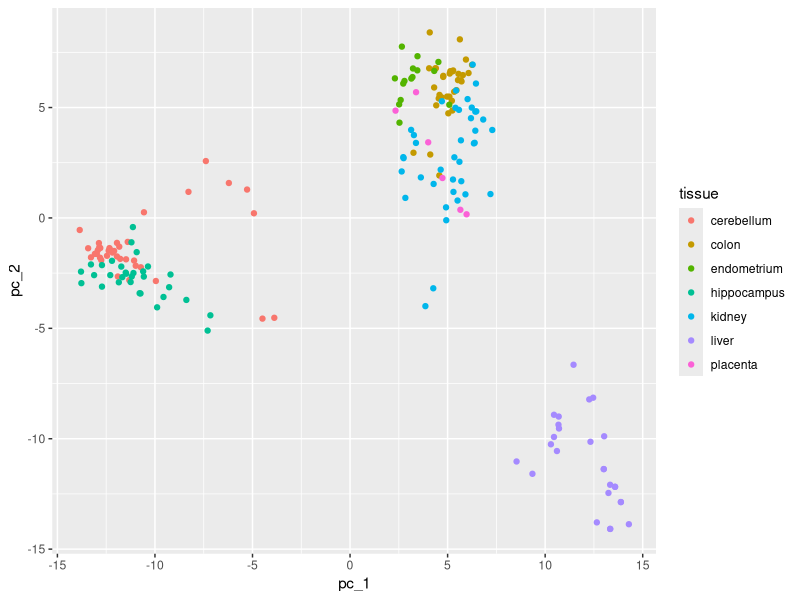
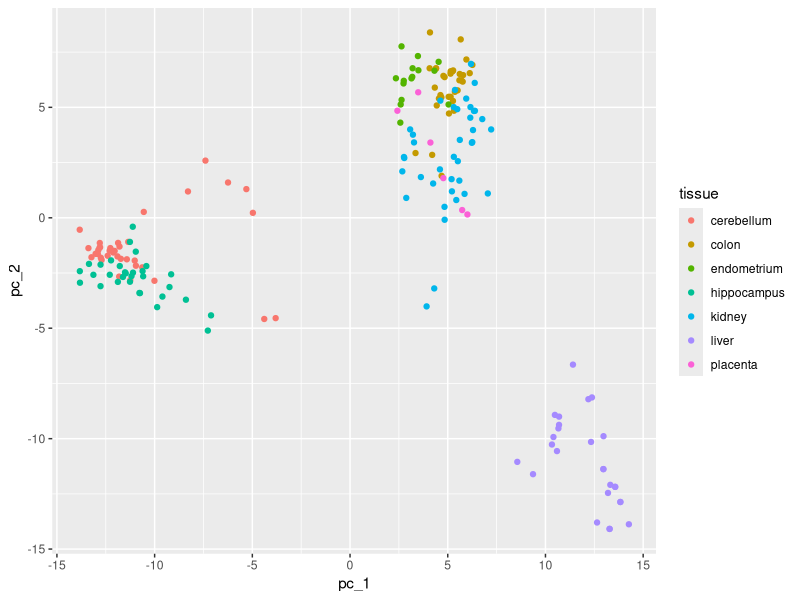
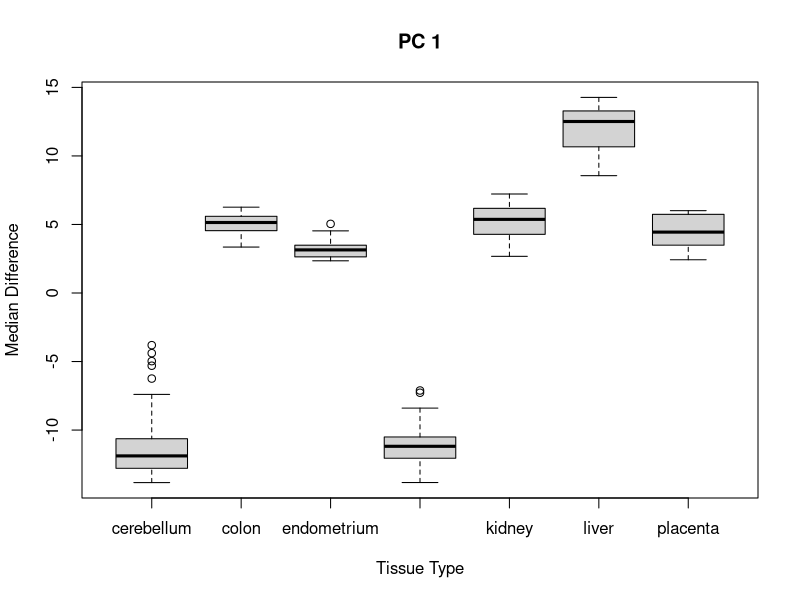
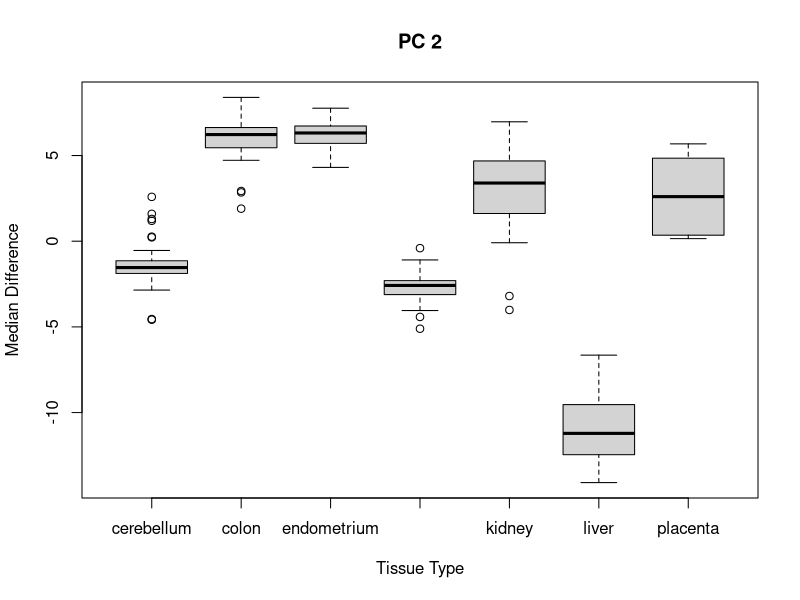
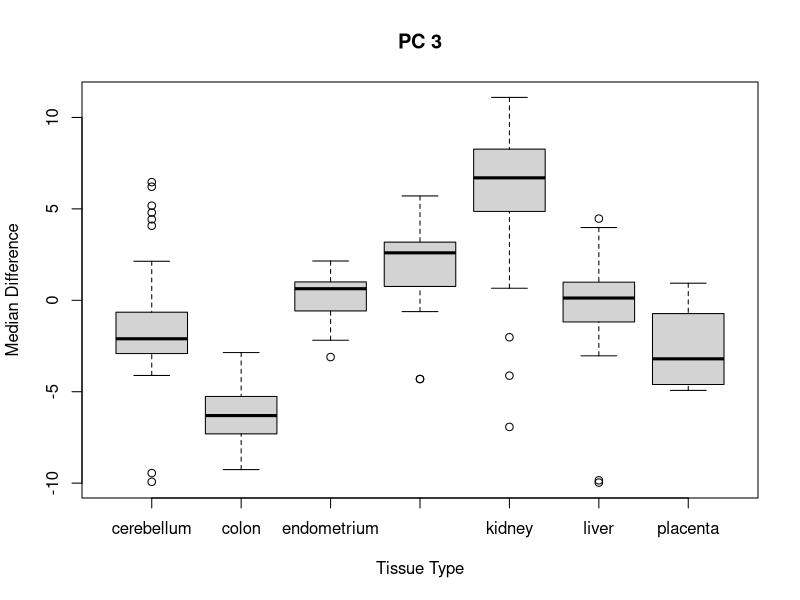
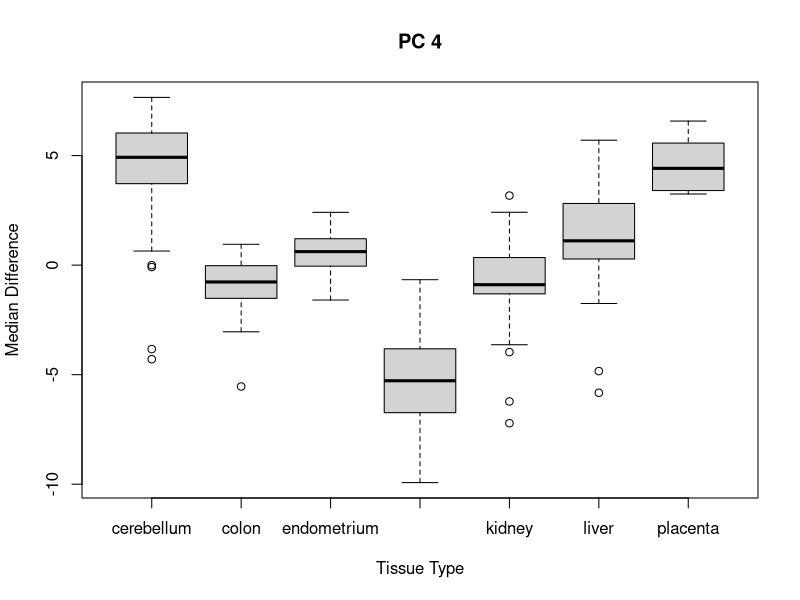
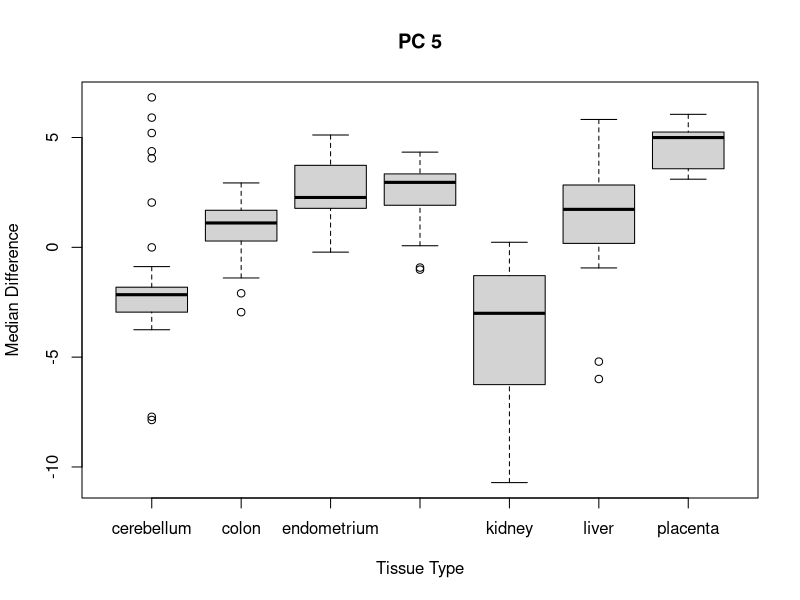
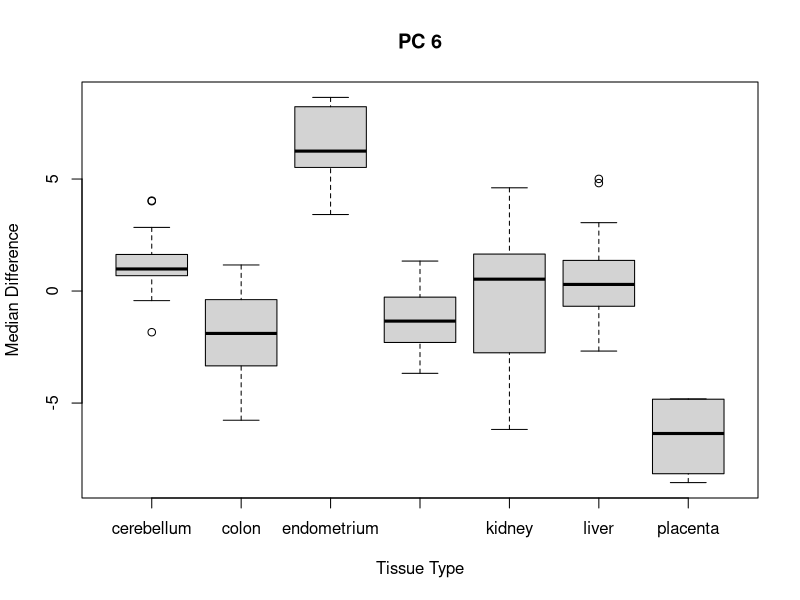

These charts were generated, in order, by the following R code:
library(tidyverse)
library(caret)
library(dslabs)

data("tissue_gene_expression")
dim(tissue_gene_expression$x)

d <- dist(tissue_gene_expression$x - rowMeans(tissue_gene_expression$x))
d

tissue_gene_expression$x[1,]
length(tissue_gene_expression$x[1,])
tissue_gene_expression$x[,1]
length(tissue_gene_expression$x[,1])

# The function cbind() takes a sequence of vectors, matrices or data-frames and combines them by columns and rows respectively 
cbind_result <- cbind(tissue_gene_expression$x[,1], tissue_gene_expression$x[,2])
dim(cbind_result)

# The function prcomp(x) performs a principal matrix analysis on the given matrix x and outputs a result of the class `prcomp`
pc_result <- prcomp(tissue_gene_expression$x)
data_frame(pc_1=pc_result$x[,1], pc_2=pc_result$x[,2],
           tissue=tissue_gene_expression$y) %>%
  ggplot(aes(pc_1, pc_2, color = tissue)) +
  geom_point()

# Q2

# tissue_gene_expression$x[,1]
# 
# tissue_mean_value <- sapply(tissue_gene_expression$x[,1], function(value) mean(value))
# 
# tissue_mean_value

# In order to compute the mean value for all values in a given vector use the rowMeans() or colMeans() functions

avgs <- rowMeans(tissue_gene_expression$x)
df_res <- data.frame(pc_1 = pc_result$x[,1], avg = avgs,
           tissue = tissue_gene_expression$y) %>%
  ggplot(aes(pc_1, avg, color = tissue)) +
  geom_point()
# In order to compute the correlation between the average across all predictors and the first PC(principal component)
# we need to utilize the cor() function as shown below:
cor(avgs, pc_result$x[,1])
# The ordering of the arguments don't influence the output
cor(pc_result$x[,1], avgs)



# Q3


# BLANK
x <- with(tissue_gene_expression, sweep(x, 1, mean(x)))

# The function sweep() is used to apply various operations to a matrix's rows or columns
x <- sweep(x, 1, rowMeans(tissue_gene_expression$x))

x <- tissue_gene_expression$x - mean(tissue_gene_expression$x)

x <- with(tissue_gene_expression, sweep(x, 1, rowMeans(x))) # This is the correct answer for Q3



pc <- prcomp(x)
data.frame(pc_1 = pc$x[,1], pc_2 = pc$x[,2],
           tissue = tissue_gene_expression$y) %>%
  ggplot(aes(pc_1, pc_2, color = tissue)) +
  geom_point()

# Q4 

class(pc$x[,1])
class(tissue_gene_expression$y)

for (i in 1:10){
  boxplot(pc$x[,i] ~ tissue_gene_expression$y, xlab="Tissue Type", ylab="Median Difference", main = paste("PC", i))
}

boxplot(pc$x[,7] ~ tissue_gene_expression$y, xlab="Tissue Type", ylab="Median Difference", main = "PC 7")

# Q5

# The summary.imp function returns data that contained substituted data in order to replace any missing
# data
summary(pc)
summary(pc)$imp
df_pc <- data.frame(summary(pc)$imp) 

imp_df <- data.frame(summary(pc)$imp)
imp_df <- imp_df[2,] %>%
  gather(key = pc, value = imp)
imp_df <- imp_df %>%
  mutate(pc_index = as.integer(str_remove(imp_df$pc, "PC")))
imp_df$pc <- factor(imp_df$pc,
                    levels = imp_df$pc[order(imp_df$pc_index)])
imp_df <- imp_df %>% mutate(cum_sum = cumsum(imp))

# Use a ggplot() with the PCs on the x and the cumulative sum on the y 
imp_df %>% filter(pc_index < 20) %>% arrange(pc_index, cum_sum) %>%
  ggplot(aes(x = pc, y = cum_sum, fill = pc)) +
  geom_col() + scale_y_continuous(breaks = seq(0,1,0.1)) + theme_grey()

# Or use the following code to plot the percent variance explained by PC number.
plot(summary(pc)$importance[3,])
